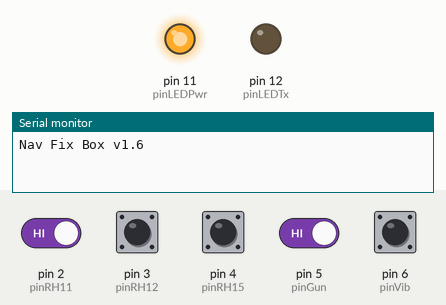
A sketch run on a simulated Arduino Uno, built with avr-gcc and run on an emulated ATmega328P. On the bench: output pins drawn as LEDs (lit = HIGH), the last lines printed to the serial monitor. Dashed ring = blinking. The inputs (shaded band) are chosen by the test bench; at power-on: pin 2 (pinRH11), pin 3 (pinRH12), pin 4 (pinRH15), pin 5 (pinGun), pin 6 (pinVib) HIGH.

Above: at 2.6 s.
2.7 s: pin 2 (pinRH11) driven LOW and pin 5 (pinGun) driven LOW
At 3.75 s:
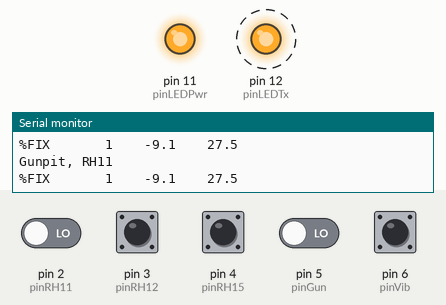
6.6 s: pin 2 (pinRH11) driven HIGH
At 7.2 s:
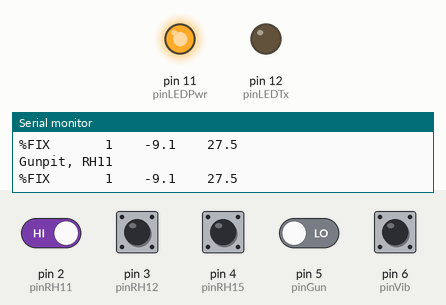
8.1 s: pin 4 (pinRH15) pulled LOW for 1.1 s
At 8.55 s:
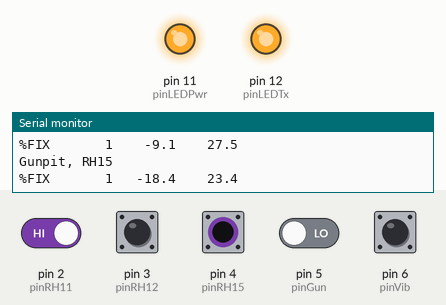
13.3 s: pin 2 (pinRH11) driven LOW
At 14.8 s:
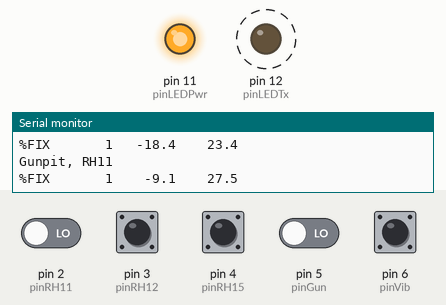
17.2 s: pin 3 (pinRH12) pulled LOW for 1.1 s
Timing chart, 0 to 21.7 s (numbered marks = the images above; inputs shaded):
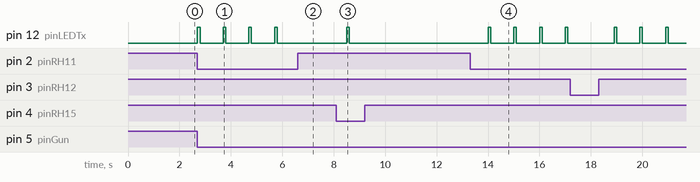

Measured:
- after the input at 2.7 s, pin 12 (pinLEDTx): alternates HIGH for 0.10 s and LOW for 0.90 s, starting at once
- after the input at 6.6 s, pin 12 (pinLEDTx): stops changing and stays LOW
- after the input at 8.1 s, pin 12 (pinLEDTx): LOW → HIGH after 0.40 s, → LOW 0.10 s later
- after the input at 13.3 s, pin 12 (pinLEDTx): alternates HIGH for 0.10 s and LOW for 0.90 s, starting after 0.70 s

The sketch:

nav_fix_v1.6.ino
```cpp
/*
  %FIX Navigation Fix for ACQ

  Arduino to broadcast a nav fix every second via serial communication
  to a comm port on laptop and read by ACQ software and saved in journal.
  The serial string need to be 28 characters long and begin with %FIX. The
  next 8 charcters is an int of fix number. The next 8 chars are a 8 wide
  float to 1 dec precision for SCX, easting in meters relative to wellhead.
  The enxt 8 chars are a 8 wide float to 1 dec precision for SCY, northing
  in meters relativee to wellhead.


  modified 03/03/2020
  Updated gun pit coordinates
  by Ben Sherwell
*/

#include <stdio.h> // for function sprintf

//declare variables
const int pinRH11 =  2;
const int pinRH12 =  3;
const int pinRH15 =  4;
const int pinGun =  5;
const int pinVib =  6;

const int pinLEDPwr = 11;
const int pinLEDTx = 12;

int stateRH11 = 0;
int stateRH12 = 0;
int stateRH15 = 0;
int stateGun = 0;
int stateVib = 0;


void setup() {

  //assign pins, pulling digital pins to GND when switched.
  pinMode(pinRH11, INPUT_PULLUP);
  pinMode(pinRH12, INPUT_PULLUP);
  pinMode(pinRH15, INPUT_PULLUP);
  pinMode(pinGun, INPUT_PULLUP);
  pinMode(pinVib, INPUT_PULLUP);

  //Power and Serial TX LEDs
  pinMode(pinLEDPwr, OUTPUT);
  pinMode(pinLEDTx, OUTPUT);


  digitalWrite(pinLEDPwr, HIGH);  // Set Power pin HIGH when finished setup

  Serial.begin(9600); // open the serial port at 9600 bps:
  Serial.println ("Nav Fix Box v1.6");
}

void loop() {

  // get status of digital pins
  stateRH11 = digitalRead(pinRH11);
  stateRH12 = digitalRead(pinRH12);
  stateRH15 = digitalRead(pinRH15);
  stateGun = digitalRead(pinGun);
  stateVib = digitalRead(pinVib);

  // Check to see if only a single source is selected
  if (stateGun == LOW && stateVib == LOW){
    Serial.println ("Select only 1 source position");
  }

  // Check to see if only a single wellID is selected
  else if (stateRH11 == LOW && stateRH12 == LOW){
    Serial.println ("Select only 1 well position");
  }
  else if (stateRH11 == LOW && stateRH15 == LOW){
    Serial.println ("Select only 1 well position");
  }
  else if (stateRH12 == LOW && stateRH15 == LOW){
    Serial.println ("Select only 1 well position");
  }

  else if (stateGun == LOW){

    if (stateRH11 == LOW){
      Serial.println("Gunpit, RH11");
      unsigned long fix = 1;
      float relEasting = -9.1;
      float relNorthing = 27.5;
      printFix(fix, relEasting, relNorthing);
      flashTxLED();

    } else if (stateRH12 == LOW){
      Serial.println("Gunpit, RH12");
      unsigned long fix = 1;
      float relEasting = -0.1;
      float relNorthing = 30.9;
      printFix(fix, relEasting, relNorthing);
      flashTxLED();

    } else if (stateRH15 == LOW){
      Serial.println("Gunpit, RH15");
      unsigned long fix = 1;
      float relEasting = -18.4;
      float relNorthing = 23.4;
      printFix(fix, relEasting, relNorthing);
      flashTxLED();
    }
  }

  else if (stateVib == LOW){

    if (stateRH11 == LOW){
      Serial.println("Vibe Point 1, RH11");
      unsigned long fix = 1;
      float relEasting = -36.2;
      float relNorthing = -8.8;
      printFix(fix, relEasting, relNorthing);
      flashTxLED();

    } else if (stateRH12 == LOW){
      Serial.println("Vibe Point 1, RH12");
      unsigned long fix = 1;
      float relEasting = -26.8;
      float relNorthing = -5.1;
      printFix(fix, relEasting, relNorthing);
      flashTxLED();

    } else if (stateRH15 == LOW){
      Serial.println("Vibe Point 1, RH15");
      unsigned long fix = 1;
      float relEasting = -45.4;
      float relNorthing = -12.5;
      printFix(fix, relEasting, relNorthing);
      flashTxLED();
    }
  }
  delay(900);
}


void printFix(unsigned long fix, float SCX, float SCY){

  //Print %FIX identifier at front of string
  Serial.print("%FIX");

  //Print fix long integer of 8 chars wide. Use sprintf to add buffer spaces

  char bufferFIX[10];
  sprintf(bufferFIX, "%8lu", fix);   // print with leading spaces
  Serial.print(bufferFIX);

  //Print X coord float of 1 decimal precision 8 chars wide. Use dtostrf to add buffer spaces
  char bufferX[10];
  dtostrf(SCX,8,1,bufferX);
  Serial.print(bufferX);

  //Print Y coord float of 1 decimal precision 8 chars wide. Use dtostrf to add buffer spaces
  char bufferY[10];
  dtostrf(SCY,8,1,bufferY);
  Serial.print(bufferY);

  //Print a new line
  Serial.print("\n");

}

void flashTxLED(){
  digitalWrite(pinLEDTx, HIGH);
  delay(100);
  digitalWrite(pinLEDTx, LOW);
}
```
